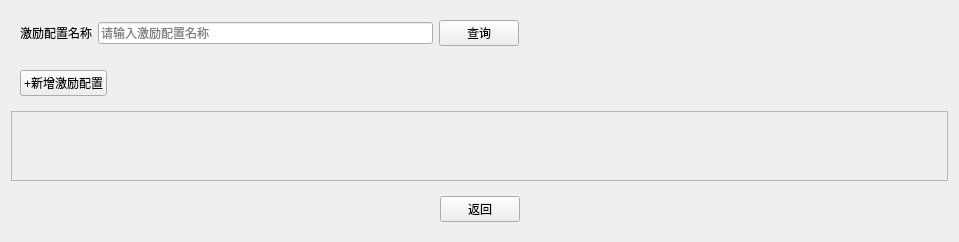
     <widget class="QWidget" name="page_3">
      <layout class="QVBoxLayout" name="verticalLayout_4">
       <item>
        <widget class="QWidget" name="widget_5" native="true">
         <layout class="QHBoxLayout" name="horizontalLayout_18">
          <item>
           <widget class="QLabel" name="label_23">
            <property name="text">
             <string>激励配置名称</string>
            </property>
           </widget>
          </item>
          <item>
           <widget class="QLineEdit" name="lineEdit_4">
            <property name="placeholderText">
             <string>请输入激励配置名称</string>
            </property>
           </widget>
          </item>
          <item>
           <widget class="QPushButton" name="pushButton_2">
            <property name="text">
             <string>查询</string>
            </property>
           </widget>
          </item>
          <item>
           <spacer name="horizontalSpacer_20">
            <property name="orientation">
             <enum>Qt::Orientation::Horizontal</enum>
            </property>
            <property name="sizeHint" stdset="0">
             <size>
              <width>420</width>
              <height>20</height>
             </size>
            </property>
           </spacer>
          </item>
         </layout>
        </widget>
       </item>
       <item>
        <widget class="QWidget" name="widget_6" native="true">
         <layout class="QHBoxLayout" name="horizontalLayout_19">
          <item>
           <widget class="QPushButton" name="addConfig">
            <property name="text">
             <string>+新增激励配置</string>
            </property>
           </widget>
          </item>
          <item>
           <spacer name="horizontalSpacer_21">
            <property name="orientation">
             <enum>Qt::Orientation::Horizontal</enum>
            </property>
            <property name="sizeHint" stdset="0">
             <size>
              <width>832</width>
              <height>20</height>
             </size>
            </property>
           </spacer>
          </item>
         </layout>
        </widget>
       </item>
       <item>
        <widget class="QScrollArea" name="scrollArea_3">
         <property name="widgetResizable">
          <bool>true</bool>
         </property>
         <widget class="QWidget" name="configListWidget">
          <property name="geometry">
           <rect>
            <x>0</x>
            <y>0</y>
            <width>1208</width>
            <height>534</height>
           </rect>
          </property>
          <layout class="QVBoxLayout" name="configListLayout"/>
         </widget>
        </widget>
       </item>
       <item>
        <widget class="QWidget" name="widget_25" native="true">
         <layout class="QHBoxLayout" name="horizontalLayout_23">
          <item>
           <spacer name="horizontalSpacer_26">
            <property name="orientation">
             <enum>Qt::Orientation::Horizontal</enum>
            </property>
            <property name="sizeHint" stdset="0">
             <size>
              <width>40</width>
              <height>20</height>
             </size>
            </property>
           </spacer>
          </item>
          <item>
           <widget class="QPushButton" name="buttonBack">
            <property name="text">
             <string>返回</string>
            </property>
           </widget>
          </item>
          <item>
           <spacer name="horizontalSpacer_25">
            <property name="orientation">
             <enum>Qt::Orientation::Horizontal</enum>
            </property>
            <property name="sizeHint" stdset="0">
             <size>
              <width>40</width>
              <height>20</height>
             </size>
            </property>
           </spacer>
          </item>
         </layout>
        </widget>
       </item>
      </layout>
     </widget>
